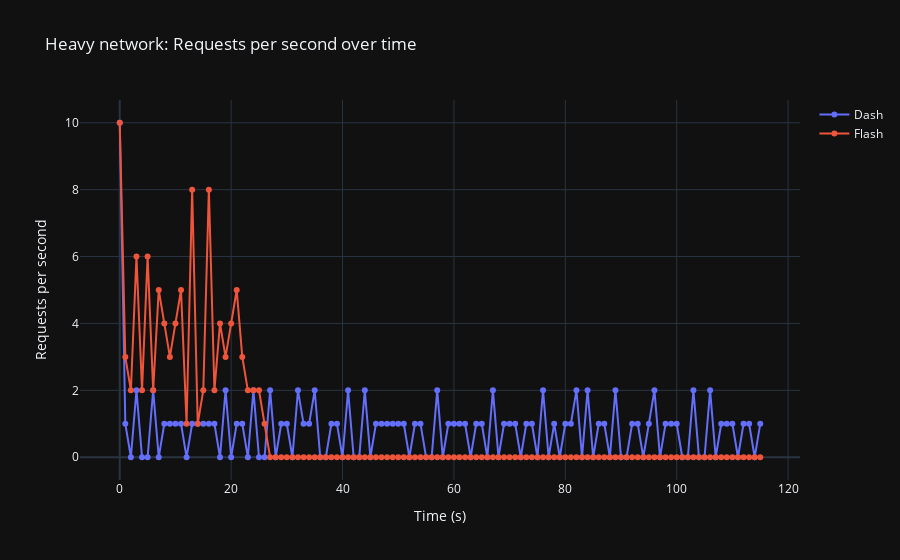
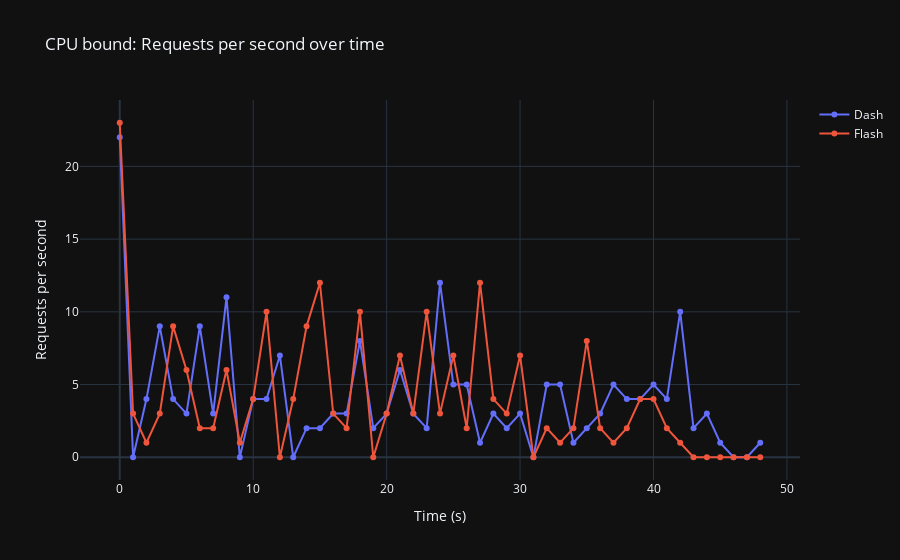

Here is the notebook cell these charts were saved with, in order:
### Code cell
# Requests per second (RPS) over time with consistent colors
import pandas as pd
import numpy as np
import plotly.express as px

try:
    COLOR_MAP
except NameError:
    COLOR_MAP = {'Dash': '#636EFA', 'Flash': '#EF553B'}

# We treat 'offset' (s) as the event time; group by floor-second to compute RPS

def compute_rps(df: pd.DataFrame) -> pd.DataFrame:
    if 'offset' not in df.columns:
        raise ValueError('CSV missing required column: offset')
    t = df['offset'].astype(float).values
    sec = np.floor(t).astype(int)
    rps = (
        pd.DataFrame({'sec': sec})
        .value_counts()
        .rename('count')
        .reset_index()
        .sort_values('sec')
    )
    rps['rps'] = rps['count']
    rps = rps[['sec', 'rps']]
    return rps


def overlay_rps(df_dash: pd.DataFrame, df_flash: pd.DataFrame, scenario_title: str):
    rps_dash = compute_rps(df_dash)
    rps_dash['framework'] = 'Dash'
    rps_flash = compute_rps(df_flash)
    rps_flash['framework'] = 'Flash'
    rps_all = pd.concat([rps_dash, rps_flash], ignore_index=True)

    full_index = pd.DataFrame({'sec': np.arange(rps_all['sec'].min(), rps_all['sec'].max() + 1)})
    out = []
    for fw, sub in rps_all.groupby('framework'):
        m = full_index.merge(sub, on='sec', how='left')
        m['framework'] = fw
        m['rps'] = m['rps'].fillna(0)
        out.append(m)
    rps_all = pd.concat(out, ignore_index=True)

    fig = px.line(
        rps_all,
        x='sec', y='rps', color='framework',
        markers=True,
        labels={'sec': 'Time (s)', 'rps': 'Requests per second', 'framework': ''},
        title=f"{scenario_title}: Requests per second over time",
        color_discrete_map=COLOR_MAP,
    )
    fig.update_traces(mode='lines+markers')
    return fig

# Heavy network (nhv_*)
fig_rps_nhv = overlay_rps(nhv_dash, nhv_flash, 'Heavy network')
fig_rps_nhv.show()

# CPU bound (cpu_*)
fig_rps_cpu = overlay_rps(cpu_dash, cpu_flash, 'CPU bound')
fig_rps_cpu.show()

# CPU bound with SSE (cpu_w_sse_*)
fig_rps_cpu_w_sse = overlay_rps(cpu_w_sse_dash, cpu_w_sse_flash, 'CPU bound with SSE')
fig_rps_cpu_w_sse.show()

### Figure 1 — Plotly figure (JSON) as saved in the notebook; plotly's stock layout.template omitted (floating-point values rounded to 4 significant figures)
{"data": [{"hovertemplate": "=Dash<br>Time (s)=%{x}<br>Requests per second=%{y}<extra></extra>", "legendgroup": "Dash", "line": {"color": "#636EFA", "dash": "solid"}, "marker": {"symbol": "circle"}, "mode": "lines+markers", "name": "Dash", "orientation": "v", "showlegend": true, "type": "scatter", "x": [0, 1, 2, 3, 4, 5, 6, 7, 8, 9, 10, 11, 12, 13, 14, 15, 16, 17, 18, 19, 20, 21, 22, 23, 24, 25, 26, 27, 28, 29, 30, 31, 32, 33, 34, 35, 36, 37, 38, 39, 40, 41, 42, 43, 44, 45, 46, 47, 48, 49, 50, 51, 52, 53, 54, 55, 56, 57, 58, 59, 60, 61, 62, 63, 64, 65, 66, 67, 68, 69, 70, 71, 72, 73, 74, 75, 76, 77, 78, 79, 80, 81, 82, 83, 84, 85, 86, 87, 88, 89, 90, 91, 92, 93, 94, 95, 96, 97, 98, 99, 100, 101, 102, 103, 104, 105, 106, 107, 108, 109, 110, 111, 112, 113, 114, 115], "xaxis": "x", "y": [10.0, 1.0, 0.0, 2.0, 0.0, 0.0, 2.0, 0.0, 1.0, 1.0, 1.0, 1.0, 0.0, 1.0, 1.0, 1.0, 1.0, 1.0, 0.0, 2.0, 0.0, 1.0, 1.0, 0.0, 2.0, 0.0, 0.0, 2.0, 0.0, 1.0, 1.0, 0.0, 2.0, 1.0, 1.0, 2.0, 0.0, 0.0, 1.0, 1.0, 0.0, 2.0, 0.0, 0.0, 2.0, 0.0, 1.0, 1.0, 1.0, 1.0, 1.0, 1.0, 0.0, 1.0, 1.0, 0.0, 0.0, 2.0, 0.0, 1.0, 1.0, 1.0, 1.0, 0.0, 1.0, 1.0, 0.0, 2.0, 0.0, 1.0, 1.0, 1.0, 0.0, 1.0, 1.0, 0.0, 2.0, 0.0, 1.0, 0.0, 1.0, 1.0, 2.0, 0.0, 2.0, 0.0, 1.0, 1.0, 0.0, 2.0, 0.0, 0.0, 1.0, 1.0, 0.0, 1.0, 2.0, 0.0, 1.0, 1.0, 1.0, 0.0, 0.0, 2.0, 0.0, 0.0, 2.0, 0.0, 1.0, 1.0, 1.0, 0.0, 1.0, 1.0, 0.0, 1.0], "yaxis": "y"}, {"hovertemplate": "=Flash<br>Time (s)=%{x}<br>Requests per second=%{y}<extra></extra>", "legendgroup": "Flash", "line": {"color": "#EF553B", "dash": "solid"}, "marker": {"symbol": "circle"}, "mode": "lines+markers", "name": "Flash", "orientation": "v", "showlegend": true, "type": "scatter", "x": [0, 1, 2, 3, 4, 5, 6, 7, 8, 9, 10, 11, 12, 13, 14, 15, 16, 17, 18, 19, 20, 21, 22, 23, 24, 25, 26, 27, 28, 29, 30, 31, 32, 33, 34, 35, 36, 37, 38, 39, 40, 41, 42, 43, 44, 45, 46, 47, 48, 49, 50, 51, 52, 53, 54, 55, 56, 57, 58, 59, 60, 61, 62, 63, 64, 65, 66, 67, 68, 69, 70, 71, 72, 73, 74, 75, 76, 77, 78, 79, 80, 81, 82, 83, 84, 85, 86, 87, 88, 89, 90, 91, 92, 93, 94, 95, 96, 97, 98, 99, 100, 101, 102, 103, 104, 105, 106, 107, 108, 109, 110, 111, 112, 113, 114, 115], "xaxis": "x", "y": [10.0, 3.0, 2.0, 6.0, 2.0, 6.0, 2.0, 5.0, 4.0, 3.0, 4.0, 5.0, 1.0, 8.0, 1.0, 2.0, 8.0, 2.0, 4.0, 3.0, 4.0, 5.0, 3.0, 2.0, 2.0, 2.0, 1.0, 0.0, 0.0, 0.0, 0.0, 0.0, 0.0, 0.0, 0.0, 0.0, 0.0, 0.0, 0.0, 0.0, 0.0, 0.0, 0.0, 0.0, 0.0, 0.0, 0.0, 0.0, 0.0, 0.0, 0.0, 0.0, 0.0, 0.0, 0.0, 0.0, 0.0, 0.0, 0.0, 0.0, 0.0, 0.0, 0.0, 0.0, 0.0, 0.0, 0.0, 0.0, 0.0, 0.0, 0.0, 0.0, 0.0, 0.0, 0.0, 0.0, 0.0, 0.0, 0.0, 0.0, 0.0, 0.0, 0.0, 0.0, 0.0, 0.0, 0.0, 0.0, 0.0, 0.0, 0.0, 0.0, 0.0, 0.0, 0.0, 0.0, 0.0, 0.0, 0.0, 0.0, 0.0, 0.0, 0.0, 0.0, 0.0, 0.0, 0.0, 0.0, 0.0, 0.0, 0.0, 0.0, 0.0, 0.0, 0.0, 0.0], "yaxis": "y"}], "layout": {"legend": {"title": {"text": ""}, "tracegroupgap": 0}, "title": {"text": "Heavy network: Requests per second over time"}, "xaxis": {"anchor": "y", "domain": [0, 1], "title": {"text": "Time (s)"}}, "yaxis": {"anchor": "x", "domain": [0, 1], "title": {"text": "Requests per second"}}}}

### Figure 2 — Plotly figure (JSON) as saved in the notebook; plotly's stock layout.template omitted (floating-point values rounded to 4 significant figures)
{"data": [{"hovertemplate": "=Dash<br>Time (s)=%{x}<br>Requests per second=%{y}<extra></extra>", "legendgroup": "Dash", "line": {"color": "#636EFA", "dash": "solid"}, "marker": {"symbol": "circle"}, "mode": "lines+markers", "name": "Dash", "orientation": "v", "showlegend": true, "type": "scatter", "x": [0, 1, 2, 3, 4, 5, 6, 7, 8, 9, 10, 11, 12, 13, 14, 15, 16, 17, 18, 19, 20, 21, 22, 23, 24, 25, 26, 27, 28, 29, 30, 31, 32, 33, 34, 35, 36, 37, 38, 39, 40, 41, 42, 43, 44, 45, 46, 47, 48], "xaxis": "x", "y": [22.0, 0.0, 4.0, 9.0, 4.0, 3.0, 9.0, 3.0, 11.0, 0.0, 4.0, 4.0, 7.0, 0.0, 2.0, 2.0, 3.0, 3.0, 8.0, 2.0, 3.0, 6.0, 3.0, 2.0, 12.0, 5.0, 5.0, 1.0, 3.0, 2.0, 3.0, 0.0, 5.0, 5.0, 1.0, 2.0, 3.0, 5.0, 4.0, 4.0, 5.0, 4.0, 10.0, 2.0, 3.0, 1.0, 0.0, 0.0, 1.0], "yaxis": "y"}, {"hovertemplate": "=Flash<br>Time (s)=%{x}<br>Requests per second=%{y}<extra></extra>", "legendgroup": "Flash", "line": {"color": "#EF553B", "dash": "solid"}, "marker": {"symbol": "circle"}, "mode": "lines+markers", "name": "Flash", "orientation": "v", "showlegend": true, "type": "scatter", "x": [0, 1, 2, 3, 4, 5, 6, 7, 8, 9, 10, 11, 12, 13, 14, 15, 16, 17, 18, 19, 20, 21, 22, 23, 24, 25, 26, 27, 28, 29, 30, 31, 32, 33, 34, 35, 36, 37, 38, 39, 40, 41, 42, 43, 44, 45, 46, 47, 48], "xaxis": "x", "y": [23.0, 3.0, 1.0, 3.0, 9.0, 6.0, 2.0, 2.0, 6.0, 1.0, 4.0, 10.0, 0.0, 4.0, 9.0, 12.0, 3.0, 2.0, 10.0, 0.0, 3.0, 7.0, 3.0, 10.0, 3.0, 7.0, 2.0, 12.0, 4.0, 3.0, 7.0, 0.0, 2.0, 1.0, 2.0, 8.0, 2.0, 1.0, 2.0, 4.0, 4.0, 2.0, 1.0, 0.0, 0.0, 0.0, 0.0, 0.0, 0.0], "yaxis": "y"}], "layout": {"legend": {"title": {"text": ""}, "tracegroupgap": 0}, "title": {"text": "CPU bound: Requests per second over time"}, "xaxis": {"anchor": "y", "domain": [0, 1], "title": {"text": "Time (s)"}}, "yaxis": {"anchor": "x", "domain": [0, 1], "title": {"text": "Requests per second"}}}}
